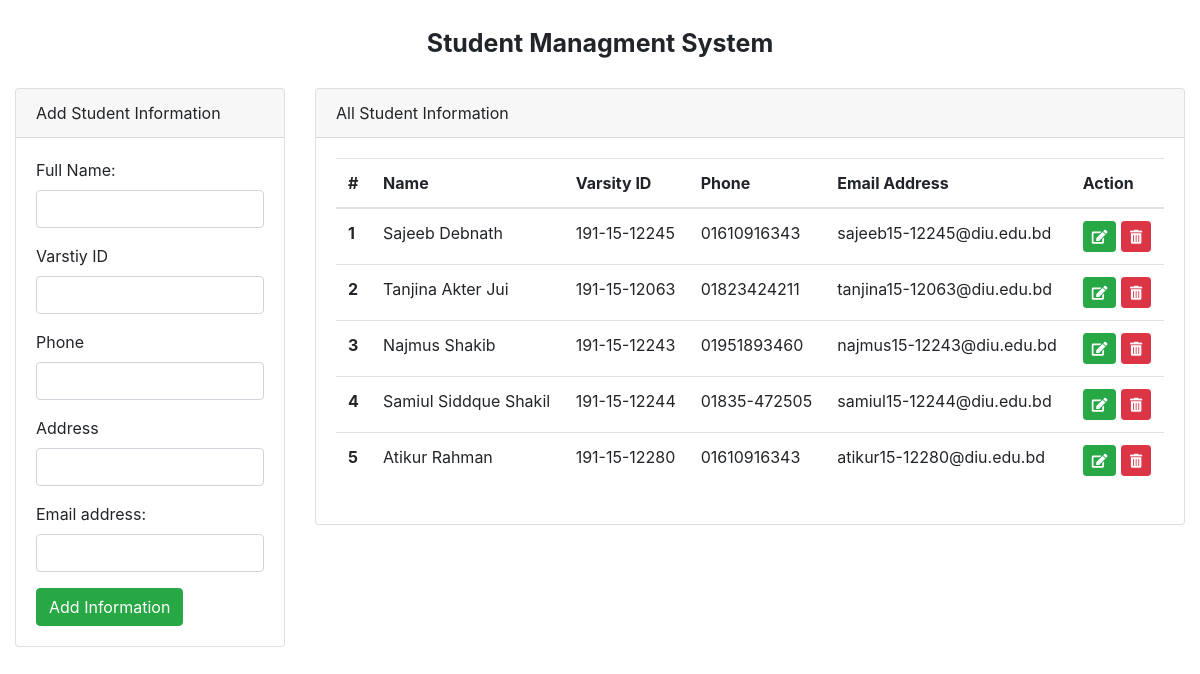
The page / on the database its author committed.
### student/models.py (models this page shows)
class Student(models.Model):
    name = models.CharField(max_length=50)
    varsity_id = models.CharField(max_length=20, unique=True)
    phone = models.CharField(max_length=15)
    address = models.TextField(max_length=200)
    email = models.CharField(max_length=40, unique=True)

### student/views.py (the view, shortened to what this page needs)
# urls.py: path('', index, name='home'),
def index(request):
    if request.method == "GET":
        student = Student.objects.all()
        context = {
            'students': student
        }
        return render(request,'student/index.html',context)

### student/templates/student/index.html (shortened to what this page needs)
{% extends 'student/base.html'%}
{% block text %}
<div class="form-design">
        <div class="container-fluid">
            <div class="row">
                <div class="col-lg-4 offset-lg-4">
                    <div class="header-text">Student Managment System</div>
                </div>
            </div>
            <div class="row">
                <div class="col-lg-3">
                    <div class="card">
                        <div class="card-header">
                          Add Student Information
                        </div>
                        <div class="card-body">
                            <form method="post">
                                <div class="form-group">
                                  <label for="name">Full Name:</label>
                                  <input type="text" class="form-control" name="full_name" id="name" value="{{ values.name }}">
                                </div>
                                <div class="form-group">
                                  <label for="varsity_id">Varstiy ID</label>
                                  <input type="text" class="form-control" name="varsity_id" id="varsity_id" value="{{ values.varsity_id }}">
                                </div>
                                <div class="form-group">
                                  <label for="phone">Phone</label>
                                  <input type="text" class="form-control" name="phone" id="phone" value="{{ values.phone }}">
                                </div>
                                <div class="form-group">
                                  <label for="address">Address</label>
                                  <input type="text" class="form-control" name="address" id="address" value="{{ values.address }}">
                                </div>
                                <div class="form-group">
                                  <label for="email">Email address:</label>
                                  <input type="email" class="form-control" name="email" id="email" value="{{ values.email }}">
                                </div>
                                <button type="submit" class="btn btn-success">Add Information</button>
                              </form>
                        </div>
                      </div>
                </div>
                <div class="col-lg-9">
                    <div class="card">
                        <div class="card-header">
                          All Student Information
                        </div>
                        <div class="card-body">
                            <div class="table-responsive">
                                <table class="table">
                                <thead>
                                  <tr>
                                    <th scope="col">#</th>
                                    <th scope="col">Name</th>
                                    <th scope="col">Varsity ID</th>
                                    <th scope="col">Phone</th>
                                    <th scope="col">Email Address</th>
                                    <th scope="col">Action</th>
                                  </tr>
                                </thead>
                                <tbody>
                                {% for student in students %}
                                  <tr>
                                    <th scope="row">{{ forloop.counter }}</th>
                                    <td>{{ student.name }}</td>
                                    <td>{{ student.varsity_id }}</td>
                                    <td>{{ student.phone }}</td>
                                    <td>{{ student.email }}</td>
                                    <td>
                                        <a href="edit/{{ student.id }}" class="btn btn-success btn-sm"><i class="fas fa-edit"></i></a>
                                        <a href="delete/{{ student.id }}" class="btn btn-danger btn-sm"><i class="fas fa-trash-alt"></i></a>
                                    </td>
                                  </tr>
                                {% endfor %}
                                </tbody>
                              </table>
                            </div>
                        </div>
                      </div>
                </div>
            </div>
        </div>
    </div>
{% endblock %}

### student/templates/student/base.html (shortened to what this page needs)
{% load static %}
<!DOCTYPE html>
<html lang="en">
<head>
    <link rel="stylesheet" type="text/css" href={% static "student/assets/css/bootstrap.css" %}>
    <link rel="stylesheet" type="text/css" href={% static "student/assets/css/font-awesome.css" %}>
    <link rel="stylesheet" type="text/css" href={% static "student/assets/css/default.css" %}>
    <link rel="stylesheet" type="text/css" href={% static "student/assets/css/style.css" %}>
</head>
<body>
    {% block text %}{% endblock %}
</body>
</html>

### student/static/student/assets/css/style.css (style rules this page uses)
.header-text { font-size: 25px; font-weight: bold; margin: 25px 0px; text-align: center; }

### rows shown on the page
Student: name "Sajeeb Debnath", varsity_id "191-15-12245", phone "01610916343", email "sajeeb15-12245@diu.edu.bd"
Student: name "Tanjina Akter Jui", varsity_id "191-15-12063", phone "01823424211", email "tanjina15-12063@diu.edu.bd"
Student: name "Najmus Shakib", varsity_id "191-15-12243", phone "01951893460", email "najmus15-12243@diu.edu.bd"
Student: name "Samiul Siddque Shakil", varsity_id "191-15-12244", phone "01835-472505", email "samiul15-12244@diu.edu.bd"
Student: name "Atikur Rahman", varsity_id "191-15-12280", phone "01610916343", email "atikur15-12280@diu.edu.bd"
